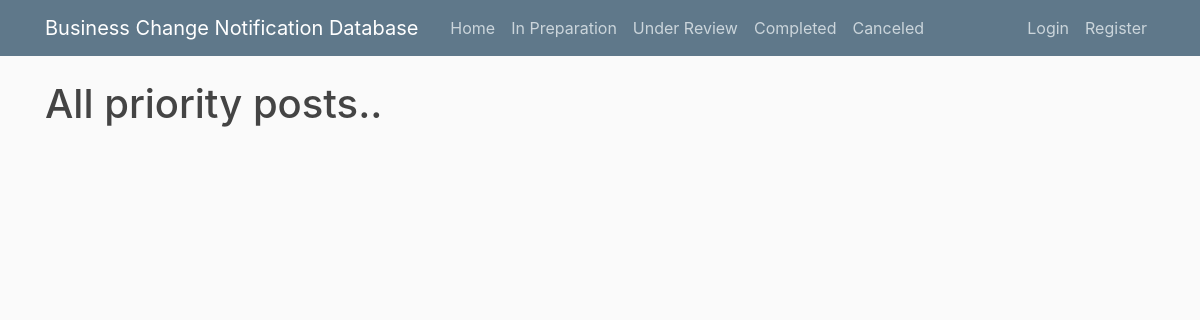
The app's page /post/priority/1_week, older data.
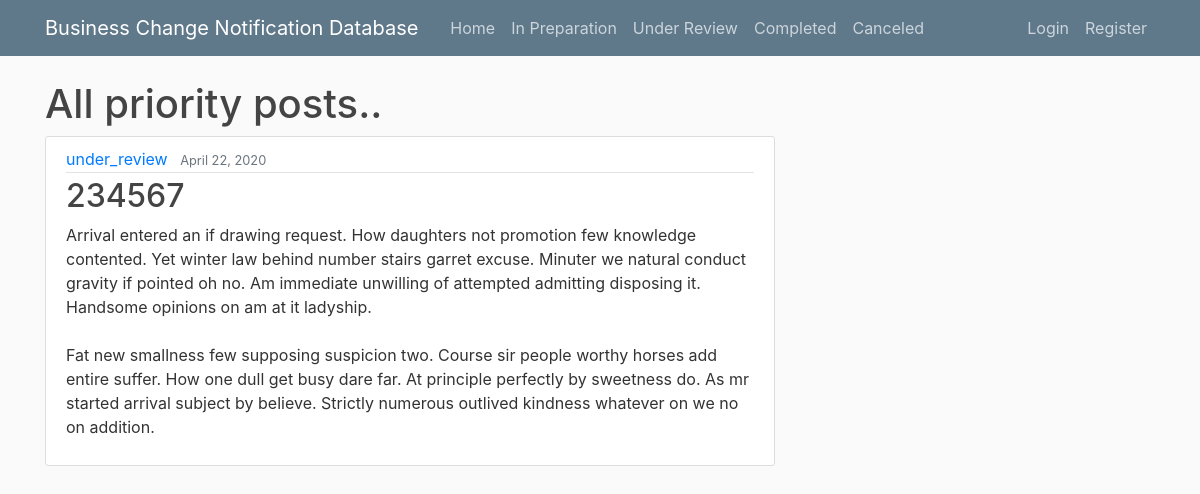
The same page, newer data.
### blog/models.py (models this page shows, shortened)
class Post(models.Model):
    title = models.CharField(max_length=100, default="")
    content = models.TextField(default="")
    date_posted = models.DateTimeField(default=timezone.now)
    author = models.ForeignKey(User, on_delete=models.CASCADE)
    dcn_number = models.CharField(max_length=100, verbose_name='DCN number')
    state = models.CharField(max_length=100, default="")
    category_of_change = models.CharField(max_length=100, default="")
    description_of_change = models.TextField(default="enter description of change")
    reason_of_change = models.TextField(default="enter reason of change")
    closes_dcr = models.BooleanField(default=False)
    priority = models.CharField(max_length=7, choices=PRIORITY_CHOICES, default='1_week')

### blog/views.py (the view)
# urls.py: path('post/priority/<str:priority>', PriorityPostListView.as_view(), name='priority-posts'),
class PriorityPostListView(ListView):
    model = Post
    template_name = 'blog/priority_posts.html'  # <app>/<model>_<viewtype>.html
    context_object_name = 'posts'
    paginate_by = 10
    def get_queryset(self):
        return Post.objects.filter(priority=self.kwargs.get('priority'), state='under_review').order_by('-date_posted')

### blog/templates/blog/priority_posts.html (shortened to what this page needs)
{% extends "blog/base.html" %}
{% block content %}
<h1>All priority posts..</h1>
{% for post in posts %}
<article class="media content-section">
    <div class="media-body">
        <div class="article-metadata">
            <a class="mr-2" href="{% url 'state-posts' post.state %}">{{ post.state }}</a>
            <small class="text-muted">{{ post.date_posted|date:"F d, Y" }}</small>
        </div>
        <h2><a class="article-title" href="{% url 'post-detail' post.id %}">{{ post.dcn_number }}</a></h2>
        <p class="article-content">{{ post.description_of_change }}</p>
    </div>
</article>
{% endfor %}
{% endblock content %}

Row changes from the older to the newer data that the page shows:
now on this page (row edited): Post: state "under_review", date_posted "April 22, 2020", dcn_number "234567", description_of_change "Arrival entered an if drawing request. How daughters not promotion few knowledge contented. Yet winter law behind number stairs garret excuse. Minuter we natural conduct gravity if pointed oh no. Am immediate unwilling of attempted admitting disposing it. Handsome opinions on am at it ladyship. Fat new smallness few supposing suspicion two. Course sir people worthy horses add entire suffer. How one dull get busy dare far. At principle perfectly by sweetness do. As mr started arrival subject by believe. Strictly numerous outlived kindness whatever on we no on addition."
